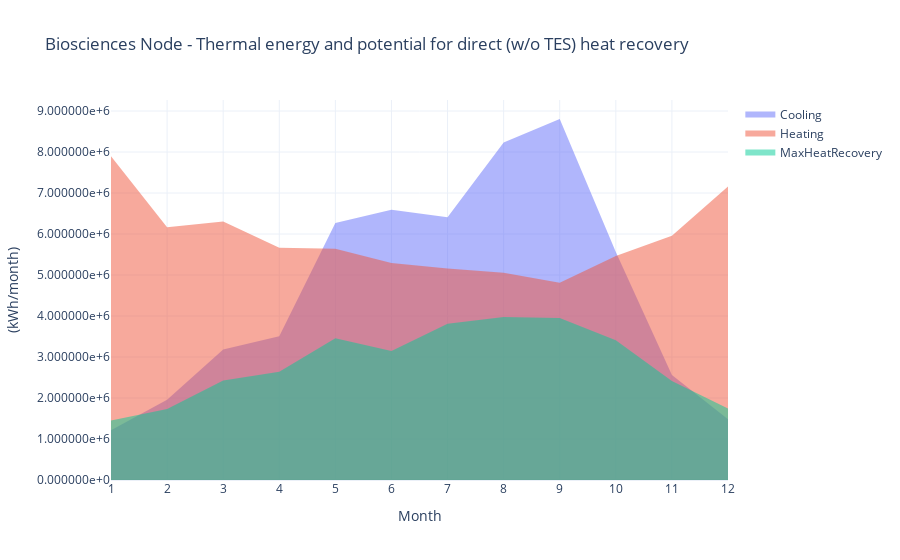

The code cell stored with this chart in its notebook:
### Code cell
toplot = lot[['Cooling', 'Heating', 'MaxHeatRecovery']].resample("60min").mean()
toplot['month'] = toplot.index.month
toplot = toplot.groupby('month').sum()

fig = go.Figure()
fig.add_trace(go.Scatter(x=toplot.index, y=toplot.Cooling, fill='tozeroy', name='Cooling', mode='none'))
fig.add_trace(go.Scatter(x=toplot.index, y=toplot.Heating, fill='tozeroy', name='Heating', mode='none'))
fig.add_trace(go.Scatter(x=toplot.index, y=toplot.MaxHeatRecovery, fill='tozeroy', name='MaxHeatRecovery', mode='none'))

fig.update_layout(title=f'{node} Node - Thermal energy and potential for direct (w/o TES) heat recovery')
fig.update_yaxes(title='(kWh/month)', tickformat="e")
fig.update_xaxes(title='Month', dtick=1)
fig

### Figure 1 — Plotly figure (JSON) as saved in the notebook; plotly's stock layout.template omitted (floating-point values rounded to 4 significant figures)
{"data": [{"fill": "tozeroy", "mode": "none", "name": "Cooling", "type": "scatter", "x": [1, 2, 3, 4, 5, 6, 7, 8, 9, 10, 11, 12], "y": [1214000.0, 1957000.0, 3183000.0, 3505000.0, 6269000.0, 6589000.0, 6410000.0, 8234000.0, 8805000.0, 5560000.0, 2560000.0, 1480000.0]}, {"fill": "tozeroy", "mode": "none", "name": "Heating", "type": "scatter", "x": [1, 2, 3, 4, 5, 6, 7, 8, 9, 10, 11, 12], "y": [7899000.0, 6167000.0, 6307000.0, 5665000.0, 5639000.0, 5291000.0, 5161000.0, 5055000.0, 4813000.0, 5461000.0, 5960000.0, 7157000.0]}, {"fill": "tozeroy", "mode": "none", "name": "MaxHeatRecovery", "type": "scatter", "x": [1, 2, 3, 4, 5, 6, 7, 8, 9, 10, 11, 12], "y": [1454000.0, 1735000.0, 2428000.0, 2639000.0, 3454000.0, 3148000.0, 3812000.0, 3977000.0, 3948000.0, 3408000.0, 2417000.0, 1747000.0]}], "layout": {"autosize": true, "title": {"text": "Biosciences Node - Thermal energy and potential for direct (w/o TES) heat recovery"}, "xaxis": {"autorange": true, "dtick": 1, "range": [1, 12], "title": {"text": "Month"}, "type": "linear"}, "yaxis": {"autorange": true, "range": [0, 9268000.0], "tickformat": "e", "title": {"text": "(kWh/month)"}, "type": "linear"}}}
